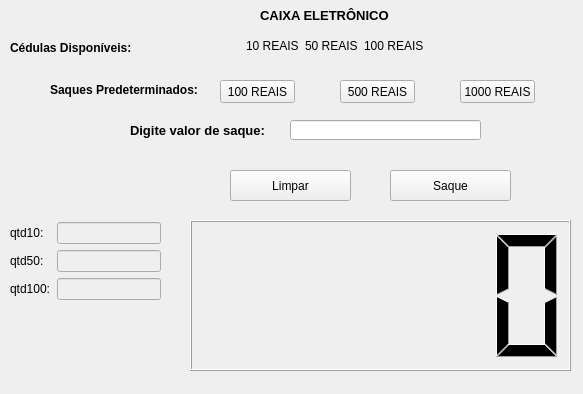
<?xml version="1.0" encoding="UTF-8"?>
<ui version="4.0">
 <class>MainWindow</class>
 <widget class="QMainWindow" name="MainWindow">
  <property name="geometry">
   <rect>
    <x>0</x>
    <y>0</y>
    <width>583</width>
    <height>394</height>
   </rect>
  </property>
  <property name="windowTitle">
   <string>Caixa Eletrônico</string>
  </property>
  <widget class="QWidget" name="centralwidget">
   <widget class="QPushButton" name="pb_100reais">
    <property name="geometry">
     <rect>
      <x>220</x>
      <y>80</y>
      <width>75</width>
      <height>23</height>
     </rect>
    </property>
    <property name="text">
     <string>100 REAIS</string>
    </property>
   </widget>
   <widget class="QPushButton" name="pb_500reais">
    <property name="geometry">
     <rect>
      <x>340</x>
      <y>80</y>
      <width>75</width>
      <height>23</height>
     </rect>
    </property>
    <property name="text">
     <string>500 REAIS</string>
    </property>
   </widget>
   <widget class="QPushButton" name="pb_1000reais">
    <property name="geometry">
     <rect>
      <x>460</x>
      <y>80</y>
      <width>75</width>
      <height>23</height>
     </rect>
    </property>
    <property name="text">
     <string>1000 REAIS</string>
    </property>
   </widget>
   <widget class="QLabel" name="lb_digiteSaque">
    <property name="geometry">
     <rect>
      <x>130</x>
      <y>120</y>
      <width>151</width>
      <height>20</height>
     </rect>
    </property>
    <property name="font">
     <font>
      <pointsize>10</pointsize>
      <weight>75</weight>
      <bold>true</bold>
     </font>
    </property>
    <property name="text">
     <string>Digite valor de saque:</string>
    </property>
   </widget>
   <widget class="QLineEdit" name="le_digiteValor">
    <property name="geometry">
     <rect>
      <x>290</x>
      <y>120</y>
      <width>191</width>
      <height>20</height>
     </rect>
    </property>
   </widget>
   <widget class="QPushButton" name="pb_saqueValorDigitado">
    <property name="geometry">
     <rect>
      <x>390</x>
      <y>170</y>
      <width>121</width>
      <height>31</height>
     </rect>
    </property>
    <property name="text">
     <string>Saque</string>
    </property>
   </widget>
   <widget class="QLabel" name="lb_title">
    <property name="geometry">
     <rect>
      <x>260</x>
      <y>0</y>
      <width>131</width>
      <height>31</height>
     </rect>
    </property>
    <property name="font">
     <font>
      <pointsize>10</pointsize>
      <weight>75</weight>
      <bold>true</bold>
     </font>
    </property>
    <property name="text">
     <string>CAIXA ELETRÔNICO</string>
    </property>
   </widget>
   <widget class="QLabel" name="lb_cedulasDisponiveis">
    <property name="geometry">
     <rect>
      <x>10</x>
      <y>40</y>
      <width>121</width>
      <height>16</height>
     </rect>
    </property>
    <property name="font">
     <font>
      <pointsize>9</pointsize>
      <weight>75</weight>
      <bold>true</bold>
     </font>
    </property>
    <property name="text">
     <string>Cédulas Disponíveis:</string>
    </property>
   </widget>
   <widget class="QLabel" name="lb_precosDisponiveis">
    <property name="geometry">
     <rect>
      <x>50</x>
      <y>80</y>
      <width>161</width>
      <height>20</height>
     </rect>
    </property>
    <property name="font">
     <font>
      <pointsize>9</pointsize>
      <weight>75</weight>
      <bold>true</bold>
     </font>
    </property>
    <property name="text">
     <string>Saques Predeterminados:</string>
    </property>
   </widget>
   <widget class="QPushButton" name="pb_limpar">
    <property name="geometry">
     <rect>
      <x>230</x>
      <y>170</y>
      <width>121</width>
      <height>31</height>
     </rect>
    </property>
    <property name="text">
     <string>Limpar</string>
    </property>
   </widget>
   <widget class="QLCDNumber" name="lcd_saldo">
    <property name="geometry">
     <rect>
      <x>190</x>
      <y>220</y>
      <width>381</width>
      <height>151</height>
     </rect>
    </property>
   </widget>
   <widget class="QWidget" name="formLayoutWidget">
    <property name="geometry">
     <rect>
      <x>10</x>
      <y>170</y>
      <width>151</width>
      <height>221</height>
     </rect>
    </property>
    <layout class="QFormLayout" name="formLayout">
     <item row="0" column="0">
      <widget class="QLabel" name="qtd2Label">
       <property name="text">
        <string/>
       </property>
      </widget>
     </item>
     <item row="0" column="1">
      <widget class="QLineEdit" name="qtd2LineEdit">
       <property name="enabled">
        <bool>false</bool>
       </property>
       <property name="frame">
        <bool>false</bool>
       </property>
      </widget>
     </item>
     <item row="1" column="0">
      <widget class="QLabel" name="qtd5Label">
       <property name="text">
        <string/>
       </property>
      </widget>
     </item>
     <item row="2" column="0">
      <widget class="QLabel" name="lb_qtd10">
       <property name="text">
        <string>qtd10:</string>
       </property>
      </widget>
     </item>
     <item row="2" column="1">
      <widget class="QLineEdit" name="le_qtd10">
       <property name="enabled">
        <bool>false</bool>
       </property>
       <property name="readOnly">
        <bool>true</bool>
       </property>
      </widget>
     </item>
     <item row="5" column="0">
      <widget class="QLabel" name="lb_qtd50">
       <property name="text">
        <string>qtd50:</string>
       </property>
      </widget>
     </item>
     <item row="5" column="1">
      <widget class="QLineEdit" name="le_qtd50">
       <property name="enabled">
        <bool>false</bool>
       </property>
       <property name="readOnly">
        <bool>true</bool>
       </property>
      </widget>
     </item>
     <item row="8" column="0">
      <widget class="QLabel" name="lb_qtd100">
       <property name="text">
        <string>qtd100:</string>
       </property>
      </widget>
     </item>
     <item row="8" column="1">
      <widget class="QLineEdit" name="le_qtd100">
       <property name="enabled">
        <bool>false</bool>
       </property>
       <property name="readOnly">
        <bool>true</bool>
       </property>
      </widget>
     </item>
     <item row="10" column="0">
      <widget class="QLabel" name="qtd20Label">
       <property name="text">
        <string/>
       </property>
      </widget>
     </item>
     <item row="10" column="1">
      <widget class="QLineEdit" name="qtd20LineEdit">
       <property name="enabled">
        <bool>false</bool>
       </property>
       <property name="frame">
        <bool>false</bool>
       </property>
      </widget>
     </item>
     <item row="12" column="0">
      <widget class="QLabel" name="qtd200Label">
       <property name="text">
        <string/>
       </property>
      </widget>
     </item>
     <item row="12" column="1">
      <widget class="QLineEdit" name="qtd200LineEdit">
       <property name="enabled">
        <bool>false</bool>
       </property>
       <property name="frame">
        <bool>false</bool>
       </property>
      </widget>
     </item>
     <item row="1" column="1">
      <widget class="QLineEdit" name="qtd5LineEdit">
       <property name="enabled">
        <bool>false</bool>
       </property>
       <property name="frame">
        <bool>false</bool>
       </property>
      </widget>
     </item>
    </layout>
   </widget>
   <widget class="QWidget" name="horizontalLayoutWidget">
    <property name="geometry">
     <rect>
      <x>140</x>
      <y>30</y>
      <width>389</width>
      <height>31</height>
     </rect>
    </property>
    <layout class="QHBoxLayout" name="horizontalLayout">
     <item>
      <widget class="QLabel" name="lb_5reais">
       <property name="text">
        <string/>
       </property>
       <property name="alignment">
        <set>Qt::AlignCenter</set>
       </property>
      </widget>
     </item>
     <item>
      <widget class="QLabel" name="lb_20reais">
       <property name="text">
        <string/>
       </property>
       <property name="alignment">
        <set>Qt::AlignCenter</set>
       </property>
      </widget>
     </item>
     <item>
      <widget class="QLabel" name="lb_10reais">
       <property name="text">
        <string>10 REAIS</string>
       </property>
      </widget>
     </item>
     <item>
      <widget class="QLabel" name="lb_50reais">
       <property name="text">
        <string>50 REAIS</string>
       </property>
      </widget>
     </item>
     <item>
      <widget class="QLabel" name="lb_100reais">
       <property name="text">
        <string>100 REAIS</string>
       </property>
      </widget>
     </item>
     <item>
      <widget class="QLabel" name="lb_200reais">
       <property name="text">
        <string/>
       </property>
       <property name="alignment">
        <set>Qt::AlignCenter</set>
       </property>
      </widget>
     </item>
     <item>
      <widget class="QLabel" name="lb_2reais">
       <property name="text">
        <string/>
       </property>
       <property name="alignment">
        <set>Qt::AlignCenter</set>
       </property>
      </widget>
     </item>
    </layout>
   </widget>
  </widget>
 </widget>
 <resources/>
 <connections/>
</ui>
